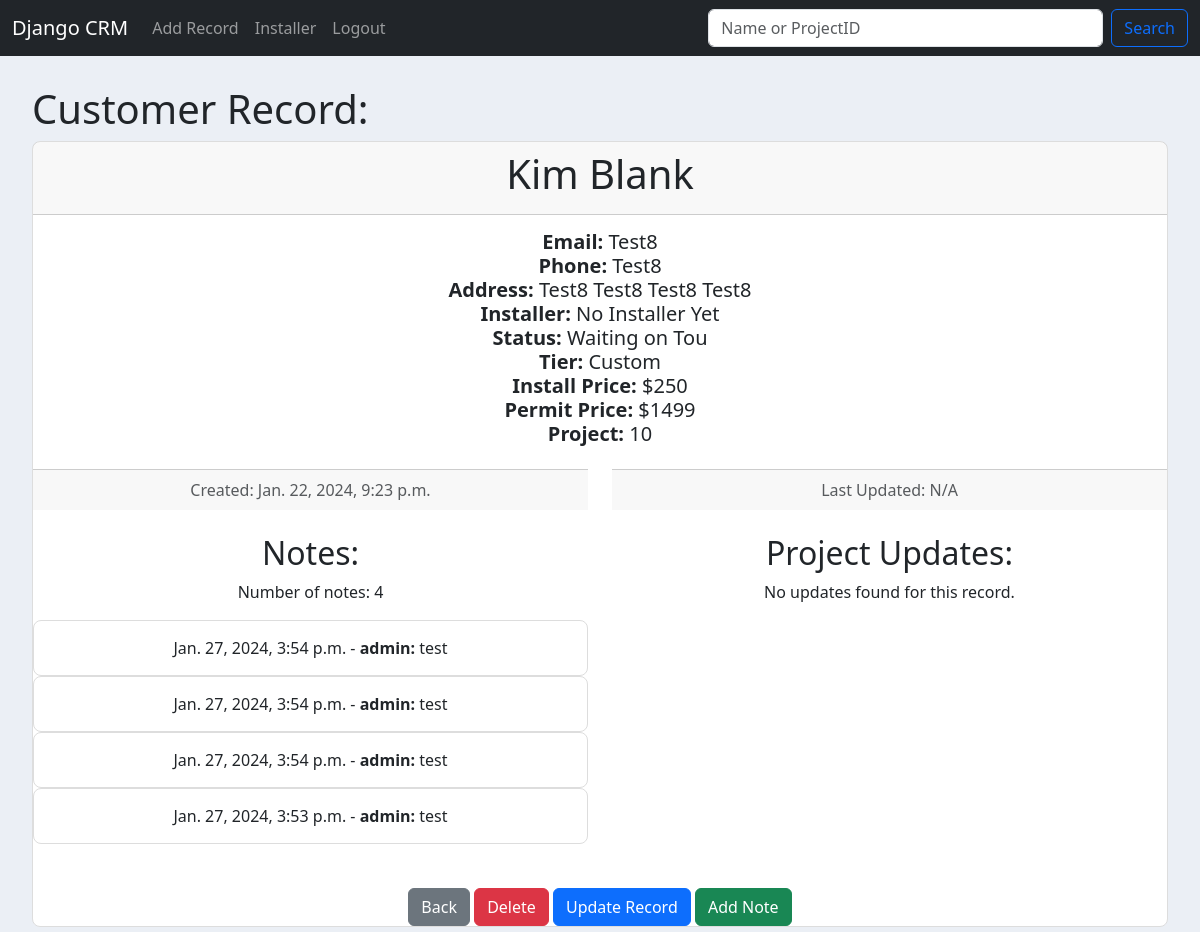
The app's page /record/10 (signed in) with its own data.
### website/models.py (models this page shows, shortened)
class Record(models.Model):
    created_at = models.DateTimeField(auto_now_add=True)
    first_name = models.CharField(max_length=50)
    last_name = models.CharField(max_length=50)
    email = models.CharField(max_length=75)
    phone = models.CharField(max_length=12)
    address = models.CharField(max_length=100)
    city = models.CharField(max_length=50)
    state = models.CharField(max_length=25)
    zipcode = models.CharField(max_length=10)
    installer_name = models.CharField(max_length=50, default='No Installer Yet')
    project_status = models.CharField(max_length=50, choices=PROJECT_STATUS, default='Waiting on Survey')
    previous_project_status = models.CharField(max_length=50, choices=PROJECT_STATUS, default='Waiting on Survey')
    project_tier = models.CharField(max_length=50, choices=PROJECT_TIERS, default=' ')
    installer_price = models.IntegerField(default=' ', null=True)
    installer_permit = models.IntegerField(default=' ', null=True)
    customer_permit = models.IntegerField(default=' ', null=True)
    customer_price = models.IntegerField(default=' ', null=True)

class RecordNote(models.Model):
    record = models.ForeignKey(Record, on_delete=models.CASCADE)
    note = models.TextField()
    created_at = models.DateTimeField(auto_now_add=True)
    user = models.ForeignKey(User, on_delete=models.CASCADE, null=True, blank=True)
    class Meta:
        ordering = ['-created_at']

### website/views.py (the view)
# urls.py: path("record/<int:pk>", views.customer_record, name='customer_record'),
def customer_record(request, pk):
    if request.user.is_authenticated:
        customer_record = get_object_or_404(Record, id=pk)
        record_notes = RecordNote.objects.filter(record=customer_record)
        project_updates = ProjectUpdate.objects.filter(record=customer_record).order_by('-updated_at')  # Order by latest update first
        return render(request, 'record.html', {
            'customer_record': customer_record,
            'record_notes': record_notes,
            'project_updates': project_updates,
        })
    else:
        messages.success(request, "You must be logged in to see that record!", extra_tags='success')
        return redirect('home')

### website/templates/record.html
{% extends 'base.html' %}
{% block content %}
  <h1> Customer Record: </h1>
  <div class="card text-center">
    <div class="card-header">
      <h1>{{ customer_record.first_name }} {{ customer_record.last_name }} </h1>
    </div>
    <div class="card-body">
      <h5 class="card-title">
        <strong> Email: </strong> {{ customer_record.email }} <br>
        <strong> Phone: </strong> {{ customer_record.phone }} <br>
        <strong> Address:</strong> {{ customer_record.address }}
          {{ customer_record.city }}
          {{ customer_record.state }}
          {{ customer_record.zipcode }} <br>
        <strong> Installer: </strong> {{ customer_record.installer_name }} <br>
        <strong> Status: </strong> {{ customer_record.project_status }} <br>
        <strong> Tier: </strong> {{ customer_record.project_tier }} <br>
        <strong> Install Price: </strong> ${{ customer_record.customer_price }} <br>
        <strong> Permit Price: </strong> ${{ customer_record.customer_permit }} <br>
        <strong> Project: </strong> {{ customer_record.id }} <br>
      </h5>
    </div>
<div class="row">
  <div class="col-md-6">
      <div class="card-footer text-body-secondary">
          Created: {{ customer_record.created_at }}
      </div>
      <br>
      <h2>Notes:</h2>
      {% if record_notes %}
          <p>Number of notes: {{ record_notes|length }}</p>
          {% for note in record_notes %}
              <div class="card">
                  <div class="card-body">
                      <p class="card-text">{{ note.created_at }} - <strong> {{ note.user.username }}:</strong> {{ note.note }}</p>
                  </div>
              </div>
          {% endfor %}
      {% else %}
          <p>No notes found for this record.</p>
      {% endif %}
  </div>
  <div class="col-md-6">
      <div class="card-footer text-body-secondary">
          Last Updated: {{ project_updates.0.updated_at|default:"N/A" }}
      </div>
      <br>
      <h2>Project Updates:</h2>
    {% if project_updates %}
        <p>Number of updates: {{ project_updates|length }}</p>
        {% for update in project_updates %}
            <div class="card">
                <div class="card-body">
                    <p class="card-text">{{ update.updated_at }} - <strong>{{ update.user.username }}:</strong> {{ update.update_text }}</p>
                </div>
            </div>
        {% endfor %}
    {% else %}
        <p>No updates found for this record.</p>
    {% endif %}
</div>
</div>
    <br>
  <center>
    <a href="{% url 'home' %}" class ="btn btn-secondary">Back</a>
    <a href="{% url 'delete_record' customer_record.id %}" class ="btn btn-danger">Delete</a>
    <a href="{% url 'update_record' customer_record.id %}" class ="btn btn-primary">Update Record</a>
    <a href="{% url 'add_note' customer_record.id %}" class="btn btn-success">Add Note</a>
  </center>
{% endblock %}

### website/templates/base.html (style rules this page uses)
body { background-color: #ebeff5; }
.row { margin-bottom: 20px; }
.card { border: 1px solid #ddd; border-radius: 8px; }
.card-body { padding: 15px; }
a { text-decoration: none; color: #007bff; }

### records on screen
Record: first_name "Kim", last_name "Blank", email "Test8", phone "Test8", address "Test8", city "Test8", state "Test8", zipcode "Test8", installer_name "No Installer Yet", project_status "Waiting on Tou", project_tier "Custom", customer_price "250", customer_permit "1499", id "10", created_at "Jan. 22, 2024, 9:23 p.m."
RecordNote: created_at "Jan. 27, 2024, 3:54 p.m.", user.username "admin", note "test"
RecordNote: created_at "Jan. 27, 2024, 3:54 p.m.", user.username "admin", note "test"
RecordNote: created_at "Jan. 27, 2024, 3:54 p.m.", user.username "admin", note "test"
RecordNote: created_at "Jan. 27, 2024, 3:53 p.m.", user.username "admin", note "test"

### other values on screen
{{ record_notes|length }} "4"
{{ project_updates.0.updated_at|default:"N/A" }} "N/A"
